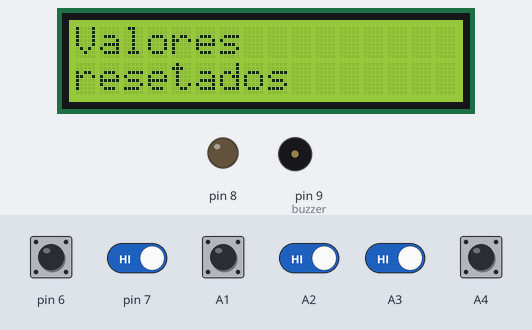
This sketch was run on a simulated Arduino Uno, built with avr-gcc and run on an emulated ATmega328P. Parts: 16×2 character LCD, output pins drawn as LEDs (lit = HIGH), buzzer (waves = sounding). The inputs (shaded band) are chosen by the test bench; at power-on: A1–4, pin 6, pin 7 HIGH.

Above: at 5.8 s.
5.9 s: A4 pulled LOW for 2.2 s
At 6.97 s:
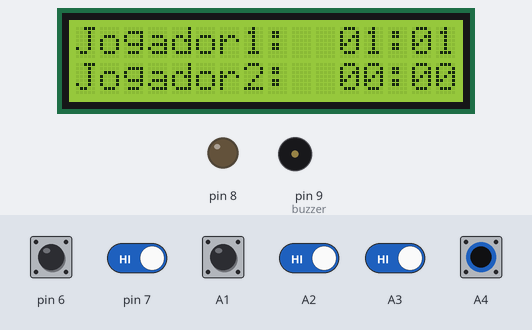
9.6 s: A1 pulled LOW for 2.2 s
At 10.26 s:
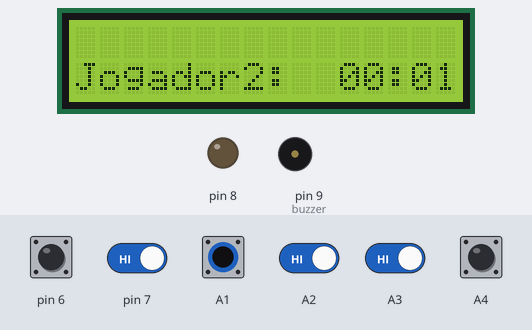
13.3 s: pin 6 pulled LOW for 2.2 s
At 15.7 s:
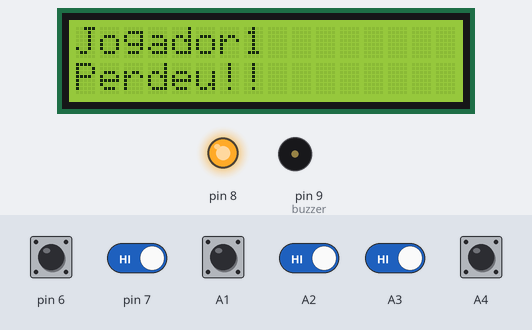
17.5 s: pin 6 driven LOW and pin 7 driven LOW and A1 driven LOW and A2 driven LOW and A3 driven LOW
At 24.6 s:
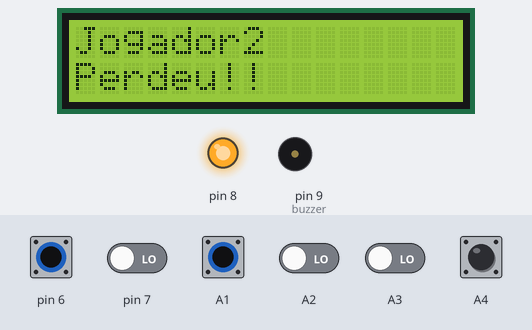
24.8 s: A4 pulled LOW for 2.2 s
At 25.61 s:
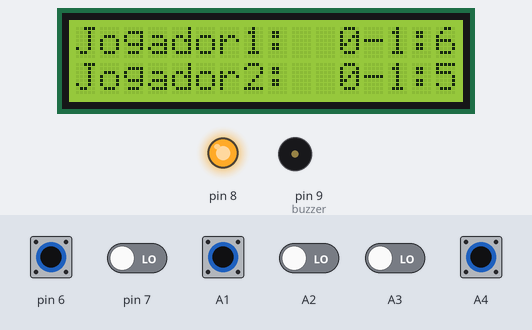
28.6 s: pin 7 driven HIGH
At 32.83 s:
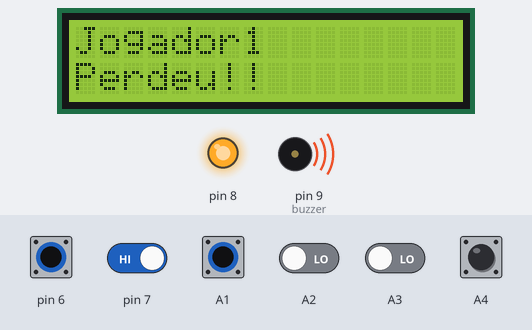
Timing chart, 0 to 35.2 s (numbered marks = the images above; inputs shaded):
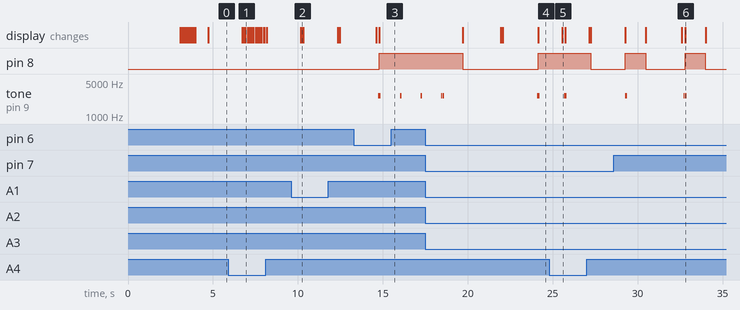

Measured:
- after the input at 13.3 s, pin 8: LOW → HIGH after 1.5 s; tone on pin 9 (buzzer): plays 2581 Hz for 0.05 s, 2581 Hz for 0.10 s, 2581 Hz for 0.10 s, 2581 Hz for 0.10 s, starting after 1.4 s
- after the input at 17.5 s, pin 8: HIGH → LOW after 2.2 s, → HIGH 4.4 s later; the display: first changes after 2.2 s (image 4 shows a later state)
- after the input at 24.8 s, pin 8: HIGH → LOW after 2.4 s instead of 0.55 s; tone on pin 9 (buzzer): alternates 2581 Hz for 0.08 s and silent for 0.01 s, 4 changes in all, then stays silent, starting after 0.87 s

The sketch:

xadrez.ino
```cpp
#include <LiquidCrystal.h>              //Permite a comunicação com displays alfanuméricos de cristal líquido (LCDs).
LiquidCrystal lcd(12, 11, 5, 4, 3, 2);  //LCD(RS, E, D4, D5, D6, D7)


const int buzzer = 9;  //Variável para o buzzer
int b = 20;            //Variável para o tempo de delay dos botões (efeito boucing)
int cont = 0;          //Variável para o contador que muda de tela
int confirma = 0;      //Variável para a tecla confirma
int botaomin1 = 0;     //Variável para o botao de ajuste dos minutos
int botaoseg1 = 0;     //Variável para o botao de ajuste dos segundos
int botaobranco = 0;   //Variável para o botao de inicio do tempo do jogador 1
int botaoazul = 0;     //Variável para o botao de inicio do tempo di jogador 2

int tempoini = 0;   //Variável para o tempo de acréscimo
int segundos1 = 0;  //Variável para os segundos do jogador 1
int minutos1 = 0;   //Variável para os minutos do jogador 1
int segundos2 = 0;  //Variável para os segundos do jogador 2
int minutos2 = 0;   //Variável para os minutos do jogador 2

int botaoreset = 0;  //Variável para o botao de resetar
int x = 0;           //contador para setar se é a primeira vez do botão 1 (p/ contar acréscimo)
int y = 0;           //contador para setar se é a primeira vez do botão 2 (p/ contar acréscimo)

int botaorestart = 0;  //Variável para o botão restart

void setup() {

  //Inicialização do LCD
  lcd.begin(16, 2);  //LCD com 16 colunas e 2 linhas

  //Mensagem de inicio no Display
  lcd.setCursor(2, 0);   //seta o cursor
  lcd.print("Relogio");  //Mensagem de boas vindas com efeito scroll
  lcd.setCursor(2, 1);
  lcd.print("  Xadrez");
  delay(3000);
  //Leva para esquerda (Efeito de Scroll)
  for (int i = 0; i < 16; i++) {
    lcd.scrollDisplayLeft();
    delay(100);
  }

  lcd.clear();  //Limpa o LCD

  //Definição das entradas e saídas
  //INPUT_PULLUP não precisa usar resistor nos botões (Resistor interno de pullup do arduino)
  //Dessa forma elimina o efeito Bouncing
  pinMode(A1, INPUT_PULLUP);
  pinMode(A2, INPUT_PULLUP);
  pinMode(A3, INPUT_PULLUP);
  pinMode(A4, INPUT_PULLUP);
  pinMode(A5, INPUT_PULLUP);
  pinMode(6, INPUT_PULLUP);
  pinMode(7, INPUT_PULLUP);
  pinMode(8, OUTPUT);
  pinMode(buzzer, OUTPUT);
}


void loop() {
  //Primeira rotina para o botão confirma
  confirma = digitalRead(A3);  //Leitura na entrada digital
  if (confirma == HIGH) {
    cont = cont + 1;  //Contador para contagem de telas
    delay(b);
  }


  //----------------------------- (0) - Primeira tela do menu - Ajuste de acréscimo
  while (cont == 0) {  //Enquanto o contador for = 0 ele vai ficar na primeira tela do menu

    botaobranco = digitalRead(6);  //Se apertar o botão branco vai para a tela de contagem
    if (botaobranco == LOW) {
      cont = 4;

      delay(b);
    }

    confirma = digitalRead(A3);  //Se apertar o botão confirma vai para a tela de ajuste do jogador
    if (confirma == HIGH) {
      cont = cont + 1;
      delay(b);
    }

    botaoreset = digitalRead(A4);  //Se apertar o botão reseta zera os valores [função void reseta()]
    if (botaoreset == HIGH) {
      reseta();
      delay(b);
    }

    lcd.clear();  //rotina da tela de ajuste de acréscimo
    lcd.setCursor(0, 0);
    lcd.print("Ajuste acrescimo");
    lcd.setCursor(0, 1);

    botaomin1 = digitalRead(A1);
    if (botaomin1 == HIGH) {
      tempoini = tempoini + 1;
      delay(b);
    }

    lcd.print("00:0");
    lcd.print(tempoini);
    delay(100);
  }


  //-------------------------------(1) Segunda tela: Jogador 1

  while (cont == 1) { //Enquanto o contador for = 1 ele vai ficar na tela do Jogador 1
    confirma = digitalRead(A3);  //Se apertar o botão confirma vai para a tela de ajuste do jogador 2

    if (confirma == HIGH) {
      cont = cont + 1;
      delay(b);
    }

    botaoreset = digitalRead(A4);  //Se apertar o botão reseta zera os valores [função void reseta()]
    if (botaoreset == HIGH) {
      reseta();
      delay(b);
    }

    lcd.clear();  //rotina da tela do jogador 1
    botaomin1 = digitalRead(A1);

    // Incremento dos minutos
    if (botaomin1 == HIGH) {
      minutos1 = minutos1 + 1;
      delay(b);
    }

    //Incremento dos segundos
    botaoseg1 = digitalRead(A2);
    if (botaoseg1 == HIGH) {
      segundos1 = segundos1 + 1;
      delay(b);
    }

    lcd.setCursor(0, 0);
    lcd.print("Jogador1:");
    lcd.setCursor(11, 0);
    if (minutos1 < 10) { lcd.print("0"); } //Se os minutos forem < 10 vai printar um 0 na frente (visual apenas 01:00)
    lcd.print(minutos1);
    lcd.print(":");
    if (segundos1 < 10) { lcd.print("0"); } //Se os segundos forem < 10 vai printar um 0 na frente (visual apenas 00:01)
    lcd.print(segundos1);
    delay(100);
  }

  //---------------------------------(2) - Terceira tela - Jogador 2

  while (cont == 2) {  //Enquanto o contador for = 2 ele vai ficar na tela do Jogador 2
    confirma = digitalRead(A3); //Se apertar o botão confirma vai para a tela de inicio do jogo
    if (confirma == HIGH) {
      cont = cont + 1;
      delay(b);
    }
    botaoreset = digitalRead(A4);  //Se apertar o botão reseta zera os valores [função void reseta()]
    if (botaoreset == HIGH) {
      reseta();
      delay(b);
    }
    lcd.clear();  //Rotina da tela jogador 2

    //Incremento dos minutos
    botaomin1 = digitalRead(A1);
    if (botaomin1 == HIGH) {
      minutos2 = minutos2 + 1;
      delay(b);
    }

    //Incremento dos segundos
    botaoseg1 = digitalRead(A2);
    if (botaoseg1 == HIGH) {
      segundos2 = segundos2 + 1;
      delay(b);
    }
    lcd.setCursor(0, 1);
    lcd.print("Jogador2:");
    lcd.setCursor(11, 1);
    if (minutos2 < 10) { lcd.print("0"); } //Se os minutos forem < 10 vai printar um 0 na frente (visual apenas 01:00)
    lcd.print(minutos2);
    lcd.print(":");
    if (segundos2 < 10) { lcd.print("0"); } //Se os segundos forem < 10 vai printar um 0 na frente (visual apenas 00:01)
    lcd.print(segundos2);
    delay(100);
  }
  //---------------------------------------(4) Quarta tela - Aparece tempo dos dois jogadores (tela de início do tempo)
  while (cont == 3) { //Enquanto o contador for = 3 ele vai ficar na tela de tempo dos dois jogadores

    confirma = digitalRead(A3);  //Se apertar o botão confirma vai para a tela de inicio do jogo
    if (confirma == HIGH) {
      cont = 0;
      delay(b);
    }

    botaoreset = digitalRead(A4);  //Se apertar o botão reseta zera os valores [função void reseta()]
    if (botaoreset == HIGH) {
      reseta();
      delay(b);
    }

    botaobranco = digitalRead(6);  //Se apertar o botão branco começa contar o tempo do jogador 1
    if (botaobranco == LOW) {
      cont = 4;
      delay(100);
    }

    botaoazul = digitalRead(7);  //Se apertar o botão azul começa contar o tempo do jogador 2
    if (botaoazul == LOW) {
      cont = 5;
      delay(100);
    }

    lcd.setCursor(0, 0);  //Rotina para apresentar o tempo do jogador 1
    lcd.print("Jogador1:");
    lcd.setCursor(11, 0);
    if (segundos1 > 60) { //Apresentação do tempo
      segundos1 = segundos1 - 60;
      minutos1 = minutos1 + 1;
    }
    if (minutos1 < 10) { lcd.print("0"); } //Se os minutos forem < 10 vai printar um 0 na frente (visual apenas 01:00)
    lcd.print(minutos1);
    lcd.print(":");
    if (segundos1 < 10) { lcd.print("0"); } //Se os segundos forem < 10 vai printar um 0 na frente (visual apenas 00:01)
    lcd.print(segundos1);


    lcd.setCursor(0, 1);  //Rotina para apresentar o tempo do jogador 2
    lcd.print("Jogador2:");
    lcd.setCursor(11, 1);
    if (segundos2 > 60) { //Apresentação do tempo
      segundos2 = segundos2 - 60;
      minutos2 = minutos2 + 1;
    }
    if (minutos2 < 10) { lcd.print("0"); } //Se os minutos forem < 10 vai printar um 0 na frente (visual apenas 01:00)
    lcd.print(minutos2);
    lcd.print(":");
    if (segundos2 < 10) { lcd.print("0"); } //Se os segundos forem < 10 vai printar um 0 na frente (visual apenas 00:01)
    lcd.print(segundos2);
    delay(100);
  }
  //-----------------------------------(5) Quinta tela - tempo 1 contando

  while (cont == 4) { //Enquanto o contador for = 4 ele vai ficar na tela de contagem de tempo


    botaobranco = digitalRead(6);  //Se apertar o botão branco para o tempo e 1 volta para a quarta tela
    if (botaobranco == LOW) {
      cont = 3;
      x++;
      if (x > 0) {  //Somente na segunda vez que o botão for acionado vai somar o acréscimo
        segundos1 = segundos1 + tempoini;
      }
      delay(20);
      tone(buzzer, 2581, 500);
      delay(50);
      //Desligando o buzzer.
      noTone(buzzer);
    }


    segundos1--;  //Rotina decrescendo o tempo 1


    lcd.clear();
    lcd.setCursor(0, 0);
    lcd.print("Jogador1: ");
    lcd.print("*");
    if (minutos1 < 10) { lcd.print("0"); } //Se os minutos forem < 10 vai printar um 0 na frente (visual apenas 01:00)
    lcd.print(minutos1);
    lcd.print(":");
    if (segundos1 < 10) { lcd.print("0"); } //Se os segundos forem < 10 vai printar um 0 na frente (visual apenas 00:01)
    lcd.print(segundos1);
    if (segundos1 == 0) { //Contagem decrescente do tempo
      segundos1 = 60;
      minutos1--;
    }

    if (segundos1 == -1) { //Mostra 59 segundos inves de 60
      segundos1 = 59;
      minutos1--;
      lcd.clear();
      lcd.setCursor(0, 0);
      lcd.print(minutos1);
      lcd.print(":59");
    }


    lcd.setCursor(0, 1);  //tempo 2 se apresenta parado até chegar avez do jogador 2
    lcd.print("Jogador2:  ");
    if (minutos2 < 10) { lcd.print("0"); } //Se os minutos forem < 10 vai printar um 0 na frente (visual apenas 01:00)
    lcd.print(minutos2);
    lcd.print(":");
    if (segundos2 < 10) { lcd.print("0"); } //Se os segundos forem < 10 vai printar um 0 na frente (visual apenas 00:01)
    lcd.print(segundos2);
    if (segundos2 == 0) { //Contagem decrescente do tempo
      segundos2 = 60;
      minutos2--;
    }

    if (segundos2 == -1) { //Mostra 59 segundos inves de 60
      segundos2 = 59;
      minutos2--;
      lcd.clear();
      lcd.setCursor(0, 1);
      lcd.print(minutos2);
      lcd.print(":59");
    }

    if (minutos1 < 0) {
      fim1();
    }

    delay(1000);
  }

  //-------------------------------------(6) Sexta tela - tempo 2 contando


  while (cont == 5) { //Enquanto o contador for = 5 ele vai ficar na tela de contagem de tempo 2

    botaoreset = digitalRead(A4);  // Se apertar o botão reseta zera os valores [void reseta()]
    if (botaoreset == HIGH) {
      reseta();
      delay(b);
    }

    botaoazul = digitalRead(7);  //Se apertar o botão azul para o tempo e vai para a a quarta tela
    if (botaoazul == LOW) {
      cont = 3;
      y++;
      if (y > 0) {
        segundos2 = segundos2 + tempoini;  //Somente na segunda vez que o botão for acionado vai somar o acréscimo
      }
      delay(20);
      tone(buzzer, 2581, 500);
      delay(50);
      //Desligando o buzzer.
      noTone(buzzer);
    }


    segundos2--;  //Tempo 1 se apresenta parado

    lcd.setCursor(0, 0); //tempo 1 se apresenta parado até chegar avez do jogador 1
    lcd.print("Jogador1:  ");
    if (minutos1 < 10) { lcd.print("0"); } //Se os minutos forem < 10 vai printar um 0 na frente (visual apenas 01:00)
    lcd.print(minutos1);
    lcd.print(":");
    if (segundos1 < 10) { lcd.print("0"); } //Se os segundos forem < 10 vai printar um 0 na frente (visual apenas 00:01)
    lcd.print(segundos1);
    if (segundos1 == 0) {
      segundos1 = 60;
      minutos1--;
    }

    if (segundos1 == -1) { //Mostra 59 segundos inves de 60
      segundos1 = 59;
      minutos1--;
      lcd.clear();
      lcd.setCursor(0, 0);
      lcd.print(minutos1);
      lcd.print(":59");
    }

    lcd.setCursor(0, 1);  //Rotina decrescendo o tempo 2
    lcd.print("Jogador2: ");
    lcd.print("*");
    if (minutos2 < 10) { lcd.print("0"); } //Se os minutos forem < 10 vai printar um 0 na frente (visual apenas 01:00)
    lcd.print(minutos2);
    lcd.print(":");
    if (segundos2 < 10) { lcd.print("0"); } //Se os segundos forem < 10 vai printar um 0 na frente (visual apenas 00:01)
    lcd.print(segundos2);
    if (segundos2 == 0) { //Contagem decrescente do tempo
      segundos2 = 60;
      minutos2--;
    }

    if (segundos2 == -1) { //Mostra 59 segundos inves de 60
      segundos2 = 59;
      minutos2--;
      lcd.clear();
      lcd.setCursor(0, 1);
      lcd.print(minutos2);
      lcd.print(":59");
    }
    if (minutos2 < 0) {
      fim2();
    }
    delay(1000);
  }
}

//Função para resetar todos os valores e volta para a quarta tela
void reseta() {
  digitalWrite(8, LOW);
  minutos1 = 0;
  minutos2 = 0;
  segundos1 = 0;
  segundos2 = 0;
  tempoini = 0;
  lcd.clear();
  lcd.setCursor(0, 0);
  lcd.print("Valores ");
  lcd.setCursor(0, 1);
  lcd.print("resetados");
  cont = 3;
  delay(2000);
}

//Rotina para fim do tempo jogador 1
void fim1() {

  lcd.clear();
  lcd.setCursor(0, 0);
  lcd.print("Jogador1");
  lcd.setCursor(0, 1);
  lcd.print("Perdeu!!");
  digitalWrite(8, HIGH);
  tone(buzzer, 2581, 500);
  delay(100);
  //Desligando o buzzer.
  noTone(buzzer);
  delay(100);
}

//Rotina para fim do tempo jogador 2
void fim2() {

  lcd.clear();
  lcd.setCursor(0, 0);
  lcd.print("Jogador2");
  lcd.setCursor(0, 1);
  lcd.print("Perdeu!!");
  digitalWrite(8, HIGH);
  tone(buzzer, 2581);
  delay(100);
  //Desligando o buzzer.
  noTone(buzzer);
  delay(100);
}
```
